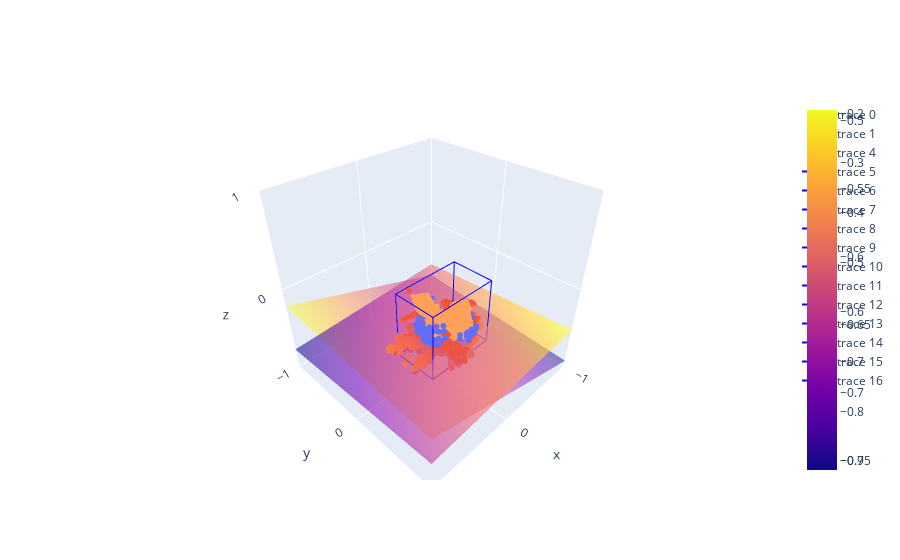

The code cell stored with this chart in its notebook:
### Code cell
points1 = np.load(r'plane_samples.npy')
points2 = np.load(r'plane_samples_cs.npy')

# Plane equation coefficients
# a, b, c, d = -0.7358716726303101, -0.14783693850040436, -1, -0.013480226509273052
# -0.0742659941315651x + -0.09833580255508423y + -1z + -0.6207793951034546 = 0
# a, b, c, d = -0.0742659941315651, -0.09833580255508423, -1, -0.6207793951034546
#coeffs = np.load(r'G:\Mixed_Reality\cs\nerfstudio\plane_coefficients.npy')
coeffs1 = np.load(r'plane_coefficients.npy')
coeffs2 = np.load(r'plane_coefficients_cs.npy')

a1, b1, c1, d1 = coeffs1
a2, b2, c2, d2 = coeffs2
aabb = np.load(r'aabb.npy')
min_corner = aabb[0]
max_corner = aabb[1]
# Compute the vertices of the AABB
vertices = np.array([
    [min_corner[0], min_corner[1], min_corner[2]],
    [max_corner[0], min_corner[1], min_corner[2]],
    [max_corner[0], max_corner[1], min_corner[2]],
    [min_corner[0], max_corner[1], min_corner[2]],
    [min_corner[0], min_corner[1], max_corner[2]],
    [max_corner[0], min_corner[1], max_corner[2]],
    [max_corner[0], max_corner[1], max_corner[2]],
    [min_corner[0], max_corner[1], max_corner[2]],
])

# Define the edges of the AABB
edges = [
    [0, 1], [1, 2], [2, 3], [3, 0],  # bottom edges
    [4, 5], [5, 6], [6, 7], [7, 4],  # top edges
    [0, 4], [1, 5], [2, 6], [3, 7],  # side edges
]

# Plot the edges
edge_traces = [
    go.Scatter3d(
        x=[vertices[pair[0], 0], vertices[pair[1], 0]],
        y=[vertices[pair[0], 1], vertices[pair[1], 1]],
        z=[vertices[pair[0], 2], vertices[pair[1], 2]],
        mode='lines',
        line=dict(color='blue', width=2)
    ) for pair in edges
]

# Create a grid for the plane
xx, yy = np.meshgrid(np.linspace(-1, 1, 10), np.linspace(-1, 1, 10))
zz1 = (-a1 * xx - b1 * yy - d1) / c1
zz2 = (-a2 * xx - b2 * yy - d2) / c2

x_values = []
y_values = []
z_values = []
offset = 0
#print(points1)

""" for point in points:
    if offset % 200 == 0:
        x_values.append(point[0])
        y_values.append(point[1])
        z_values.append(point[2])
    offset += 1

scatter = go.Scatter3d(x=x_values, y=y_values, z=z_values, mode='markers', marker=dict(size=5)) """

scatter1 = go.Scatter3d(x=points1[:,0], y=points1[:,1], z=points1[:,2], mode='markers', marker=dict(size=2))
scatter2 = go.Scatter3d(x=points2[:,0], y=points2[:,1], z=points2[:,2], mode='markers', marker=dict(size=2))

# Plot plane
plane1 = go.Surface(x=xx, y=yy, z=zz1, opacity=0.5)
plane2 = go.Surface(x=xx, y = yy, z = zz2, opacity=0.6)

# Plot bounding box
# bbox_edges = [
#     go.Scatter3d(x=bbox_vertices[[i, j], 0], y=bbox_vertices[[i, j], 1], z=bbox_vertices[[i, j], 2], mode='lines', line=dict(color='red'))
#     for i in range(len(bbox_vertices)) for j in range(i+1, len(bbox_vertices))
# ]

# plot aabb (axis aligned bounding box)


# Combine all plots
fig = go.Figure(data=[scatter1, scatter2, plane1, plane2, occupancy] + edge_traces)
#fig = go.Figure(data=[plane2, occupancy] + edge_traces)

# Update layout
fig.update_layout(
    scene=dict(
        xaxis=dict(nticks=4, range=[-1,1]),
        yaxis=dict(nticks=4, range=[-1,1]),
        zaxis=dict(nticks=4, range=[-1,1]),
        aspectratio=dict(x=1, y=1, z=1)
    )
)

# Show plot
fig.show()

### Figure 1 — Plotly figure (JSON) as saved in the notebook; plotly's stock layout.template omitted (floating-point values rounded to 4 significant figures; data arrays with more than 128 entries replaced by an {"elided": "..."} marker saying what was removed)
{"data": [{"marker": {"size": 2}, "mode": "markers", "type": "scatter3d", "x": {"elided": "273 float values"}, "y": {"elided": "273 float values"}, "z": {"elided": "273 float values"}}, {"marker": {"size": 2}, "mode": "markers", "type": "scatter3d", "x": {"elided": "4572 float values"}, "y": {"elided": "4572 float values"}, "z": {"elided": "4572 float values"}}, {"opacity": 0.5, "type": "surface", "x": [[-1, -0.7778, -0.5556, -0.3333, -0.1111, 0.1111, 0.3333, 0.5556, 0.7778, 1], [-1, -0.7778, -0.5556, -0.3333, -0.1111, 0.1111, 0.3333, 0.5556, 0.7778, 1], [-1, -0.7778, -0.5556, -0.3333, -0.1111, 0.1111, 0.3333, 0.5556, 0.7778, 1], [-1, -0.7778, -0.5556, -0.3333, -0.1111, 0.1111, 0.3333, 0.5556, 0.7778, 1], [-1, -0.7778, -0.5556, -0.3333, -0.1111, 0.1111, 0.3333, 0.5556, 0.7778, 1], [-1, -0.7778, -0.5556, -0.3333, -0.1111, 0.1111, 0.3333, 0.5556, 0.7778, 1], [-1, -0.7778, -0.5556, -0.3333, -0.1111, 0.1111, 0.3333, 0.5556, 0.7778, 1], [-1, -0.7778, -0.5556, -0.3333, -0.1111, 0.1111, 0.3333, 0.5556, 0.7778, 1], [-1, -0.7778, -0.5556, -0.3333, -0.1111, 0.1111, 0.3333, 0.5556, 0.7778, 1], [-1, -0.7778, -0.5556, -0.3333, -0.1111, 0.1111, 0.3333, 0.5556, 0.7778, 1]], "y": [[-1, -1, -1, -1, -1, -1, -1, -1, -1, -1], [-0.7778, -0.7778, -0.7778, -0.7778, -0.7778, -0.7778, -0.7778, -0.7778, -0.7778, -0.7778], [-0.5556, -0.5556, -0.5556, -0.5556, -0.5556, -0.5556, -0.5556, -0.5556, -0.5556, -0.5556], [-0.3333, -0.3333, -0.3333, -0.3333, -0.3333, -0.3333, -0.3333, -0.3333, -0.3333, -0.3333], [-0.1111, -0.1111, -0.1111, -0.1111, -0.1111, -0.1111, -0.1111, -0.1111, -0.1111, -0.1111], [0.1111, 0.1111, 0.1111, 0.1111, 0.1111, 0.1111, 0.1111, 0.1111, 0.1111, 0.1111], [0.3333, 0.3333, 0.3333, 0.3333, 0.3333, 0.3333, 0.3333, 0.3333, 0.3333, 0.3333], [0.5556, 0.5556, 0.5556, 0.5556, 0.5556, 0.5556, 0.5556, 0.5556, 0.5556, 0.5556], [0.7778, 0.7778, 0.7778, 0.7778, 0.7778, 0.7778, 0.7778, 0.7778, 0.7778, 0.7778], [1, 1, 1, 1, 1, 1, 1, 1, 1, 1]], "z": [[-0.763, -0.6997, -0.6364, -0.5731, -0.5098, -0.4465, -0.3832, -0.3199, -0.2565, -0.1932], [-0.7802, -0.7169, -0.6536, -0.5903, -0.527, -0.4637, -0.4004, -0.3371, -0.2737, -0.2104], [-0.7974, -0.7341, -0.6708, -0.6075, -0.5442, -0.4809, -0.4176, -0.3542, -0.2909, -0.2276], [-0.8146, -0.7513, -0.688, -0.6247, -0.5614, -0.4981, -0.4348, -0.3714, -0.3081, -0.2448], [-0.8318, -0.7685, -0.7052, -0.6419, -0.5786, -0.5153, -0.4519, -0.3886, -0.3253, -0.262], [-0.849, -0.7857, -0.7224, -0.6591, -0.5958, -0.5325, -0.4691, -0.4058, -0.3425, -0.2792], [-0.8662, -0.8029, -0.7396, -0.6763, -0.613, -0.5496, -0.4863, -0.423, -0.3597, -0.2964], [-0.8834, -0.8201, -0.7568, -0.6935, -0.6302, -0.5668, -0.5035, -0.4402, -0.3769, -0.3136], [-0.9006, -0.8373, -0.774, -0.7107, -0.6474, -0.584, -0.5207, -0.4574, -0.3941, -0.3308], [-0.9178, -0.8545, -0.7912, -0.7279, -0.6645, -0.6012, -0.5379, -0.4746, -0.4113, -0.348]]}, {"opacity": 0.6, "type": "surface", "x": [[-1, -0.7778, -0.5556, -0.3333, -0.1111, 0.1111, 0.3333, 0.5556, 0.7778, 1], [-1, -0.7778, -0.5556, -0.3333, -0.1111, 0.1111, 0.3333, 0.5556, 0.7778, 1], [-1, -0.7778, -0.5556, -0.3333, -0.1111, 0.1111, 0.3333, 0.5556, 0.7778, 1], [-1, -0.7778, -0.5556, -0.3333, -0.1111, 0.1111, 0.3333, 0.5556, 0.7778, 1], [-1, -0.7778, -0.5556, -0.3333, -0.1111, 0.1111, 0.3333, 0.5556, 0.7778, 1], [-1, -0.7778, -0.5556, -0.3333, -0.1111, 0.1111, 0.3333, 0.5556, 0.7778, 1], [-1, -0.7778, -0.5556, -0.3333, -0.1111, 0.1111, 0.3333, 0.5556, 0.7778, 1], [-1, -0.7778, -0.5556, -0.3333, -0.1111, 0.1111, 0.3333, 0.5556, 0.7778, 1], [-1, -0.7778, -0.5556, -0.3333, -0.1111, 0.1111, 0.3333, 0.5556, 0.7778, 1], [-1, -0.7778, -0.5556, -0.3333, -0.1111, 0.1111, 0.3333, 0.5556, 0.7778, 1]], "y": [[-1, -1, -1, -1, -1, -1, -1, -1, -1, -1], [-0.7778, -0.7778, -0.7778, -0.7778, -0.7778, -0.7778, -0.7778, -0.7778, -0.7778, -0.7778], [-0.5556, -0.5556, -0.5556, -0.5556, -0.5556, -0.5556, -0.5556, -0.5556, -0.5556, -0.5556], [-0.3333, -0.3333, -0.3333, -0.3333, -0.3333, -0.3333, -0.3333, -0.3333, -0.3333, -0.3333], [-0.1111, -0.1111, -0.1111, -0.1111, -0.1111, -0.1111, -0.1111, -0.1111, -0.1111, -0.1111], [0.1111, 0.1111, 0.1111, 0.1111, 0.1111, 0.1111, 0.1111, 0.1111, 0.1111, 0.1111], [0.3333, 0.3333, 0.3333, 0.3333, 0.3333, 0.3333, 0.3333, 0.3333, 0.3333, 0.3333], [0.5556, 0.5556, 0.5556, 0.5556, 0.5556, 0.5556, 0.5556, 0.5556, 0.5556, 0.5556], [0.7778, 0.7778, 0.7778, 0.7778, 0.7778, 0.7778, 0.7778, 0.7778, 0.7778, 0.7778], [1, 1, 1, 1, 1, 1, 1, 1, 1, 1]], "z": [[-0.5993, -0.6168, -0.6343, -0.6517, -0.6692, -0.6867, -0.7042, -0.7216, -0.7391, -0.7566], [-0.5874, -0.6049, -0.6223, -0.6398, -0.6573, -0.6748, -0.6922, -0.7097, -0.7272, -0.7446], [-0.5755, -0.5929, -0.6104, -0.6279, -0.6454, -0.6628, -0.6803, -0.6978, -0.7152, -0.7327], [-0.5635, -0.581, -0.5985, -0.616, -0.6334, -0.6509, -0.6684, -0.6858, -0.7033, -0.7208], [-0.5516, -0.5691, -0.5866, -0.604, -0.6215, -0.639, -0.6564, -0.6739, -0.6914, -0.7089], [-0.5397, -0.5572, -0.5746, -0.5921, -0.6096, -0.627, -0.6445, -0.662, -0.6795, -0.6969], [-0.5278, -0.5452, -0.5627, -0.5802, -0.5976, -0.6151, -0.6326, -0.6501, -0.6675, -0.685], [-0.5158, -0.5333, -0.5508, -0.5682, -0.5857, -0.6032, -0.6207, -0.6381, -0.6556, -0.6731], [-0.5039, -0.5214, -0.5388, -0.5563, -0.5738, -0.5913, -0.6087, -0.6262, -0.6437, -0.6611], [-0.492, -0.5094, -0.5269, -0.5444, -0.5619, -0.5793, -0.5968, -0.6143, -0.6317, -0.6492]]}, {"marker": {"size": 1}, "mode": "markers", "type": "scatter3d", "x": {"elided": "7913 float values"}, "y": {"elided": "7913 float values"}, "z": {"elided": "7913 float values"}}, {"line": {"color": "blue", "width": 2}, "mode": "lines", "type": "scatter3d", "x": [-0.5252, 0.283], "y": [-0.1916, -0.1916], "z": [-0.769, -0.769]}, {"line": {"color": "blue", "width": 2}, "mode": "lines", "type": "scatter3d", "x": [0.283, 0.283], "y": [-0.1916, 0.3019], "z": [-0.769, -0.769]}, {"line": {"color": "blue", "width": 2}, "mode": "lines", "type": "scatter3d", "x": [0.283, -0.5252], "y": [0.3019, 0.3019], "z": [-0.769, -0.769]}, {"line": {"color": "blue", "width": 2}, "mode": "lines", "type": "scatter3d", "x": [-0.5252, -0.5252], "y": [0.3019, -0.1916], "z": [-0.769, -0.769]}, {"line": {"color": "blue", "width": 2}, "mode": "lines", "type": "scatter3d", "x": [-0.5252, 0.283], "y": [-0.1916, -0.1916], "z": [-0.001021, -0.001021]}, {"line": {"color": "blue", "width": 2}, "mode": "lines", "type": "scatter3d", "x": [0.283, 0.283], "y": [-0.1916, 0.3019], "z": [-0.001021, -0.001021]}, {"line": {"color": "blue", "width": 2}, "mode": "lines", "type": "scatter3d", "x": [0.283, -0.5252], "y": [0.3019, 0.3019], "z": [-0.001021, -0.001021]}, {"line": {"color": "blue", "width": 2}, "mode": "lines", "type": "scatter3d", "x": [-0.5252, -0.5252], "y": [0.3019, -0.1916], "z": [-0.001021, -0.001021]}, {"line": {"color": "blue", "width": 2}, "mode": "lines", "type": "scatter3d", "x": [-0.5252, -0.5252], "y": [-0.1916, -0.1916], "z": [-0.769, -0.001021]}, {"line": {"color": "blue", "width": 2}, "mode": "lines", "type": "scatter3d", "x": [0.283, 0.283], "y": [-0.1916, -0.1916], "z": [-0.769, -0.001021]}, {"line": {"color": "blue", "width": 2}, "mode": "lines", "type": "scatter3d", "x": [0.283, 0.283], "y": [0.3019, 0.3019], "z": [-0.769, -0.001021]}, {"line": {"color": "blue", "width": 2}, "mode": "lines", "type": "scatter3d", "x": [-0.5252, -0.5252], "y": [0.3019, 0.3019], "z": [-0.769, -0.001021]}], "layout": {"scene": {"aspectratio": {"x": 1, "y": 1, "z": 1}, "xaxis": {"nticks": 4, "range": [-1, 1]}, "yaxis": {"nticks": 4, "range": [-1, 1]}, "zaxis": {"nticks": 4, "range": [-1, 1]}}}}
